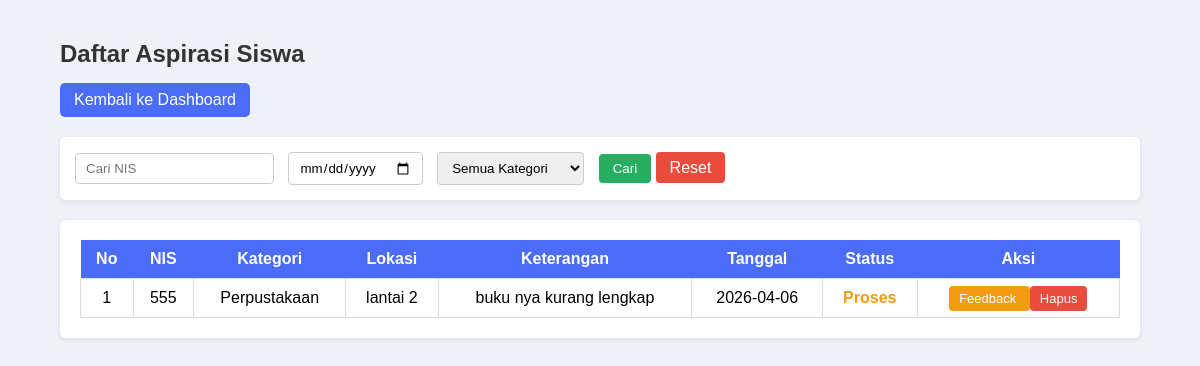
Page /admin/data-aspirasi.php?nis=555 (signed in) on the committed database.
### tables this page shows
CREATE TABLE `aspirasi` (
  `id_aspirasi` int(11) NOT NULL,
  `status` enum('menunggu','proses','selesai') NOT NULL,
  `id_pelaporan` int(5) NOT NULL,
  `id_kategori` int(5) NOT NULL,
  `feedback` varchar(50) NOT NULL
);

CREATE TABLE `input_aspirasi` (
  `id_pelaporan` int(5) NOT NULL,
  `nis` varchar(20) NOT NULL,
  `id_kategori` int(5) NOT NULL,
  `lokasi` varchar(50) NOT NULL,
  `ket` varchar(50) NOT NULL,
  `tgl_input` date NOT NULL
);

CREATE TABLE `kategori` (
  `id_kategori` int(5) NOT NULL,
  `ket_kategori` varchar(30) NOT NULL
);

### admin/data-aspirasi.php (the view, shortened to what this page needs)
<?php
include "../db.php";
$nis      = isset($_GET['nis']) ? $_GET['nis'] : '';
$sql = "
SELECT
    input_aspirasi.*,
    aspirasi.status,
    kategori.ket_kategori
FROM input_aspirasi
LEFT JOIN aspirasi
    ON input_aspirasi.id_pelaporan = aspirasi.id_pelaporan
LEFT JOIN kategori
    ON input_aspirasi.id_kategori = kategori.id_kategori
WHERE 1=1
";
if($nis != ''){
    $sql .= " AND input_aspirasi.nis LIKE '%$nis%'";
}
$sql .= " ORDER BY input_aspirasi.id_pelaporan DESC";
$query = mysqli_query($koneksi, $sql);
?>
<!DOCTYPE html>
<html>
<head>
<link rel="stylesheet" href="../css/data-aspirasi.css">
</head>
<body>
<div class="wrapper">
<h2>Daftar Aspirasi Siswa</h2>
<a href="dashboard.php" class="btn-kembali">
Kembali ke Dashboard
</a>
<div class="filter-box">
<form method="GET">
<input
type="text"
name="nis"
placeholder="Cari NIS"
>
<input
type="date"
name="tanggal"
>
<select name="kategori">
<option value="">
Semua Kategori
</option>
</select>
<button type="submit" class="btn-cari">
Cari
</button>
<a href="data-aspirasi.php" class="btn-reset">
Reset
</a>
</form>
</div>
<div class="table-box">
<table>
<tr>
<th>No</th>
<th>NIS</th>
<th>Kategori</th>
<th>Lokasi</th>
<th>Keterangan</th>
<th>Tanggal</th>
<th>Status</th>
<th>Aksi</th>
</tr>
<?php
if(mysqli_num_rows($query) == 0){
?>
<tr>
<td colspan="8" class="kosong">
Belum ada data aspirasi
</td>
</tr>
<?php
}else{
$no = 1;
while($data = mysqli_fetch_assoc($query)){
?>
<tr>
<td><?php echo $no++; ?></td>
<td><?php echo $data['nis']; ?></td>
<td><?php echo $data['ket_kategori']; ?></td>
<td><?php echo $data['lokasi']; ?></td>
<td><?php echo $data['ket']; ?></td>
<td><?php echo $data['tgl_input']; ?></td>
<td class="status">
<?php echo $data['status'] ? ucfirst($data['status']) : 'Menunggu'; ?>
</td>
<td>
<a
href="feedback.php?id=<?php echo $data['id_pelaporan']; ?>"
class="btn-feedback"
>
Feedback
</a>
<a
href="hapus.php?id=<?php echo $data['id_pelaporan']; ?>"
class="btn-hapus"
onclick="return confirm('Yakin ingin hapus data?')"
>
Hapus
</a>
</td>
</tr>
<?php
}
?>
<?php
}
?>
</table>
</div>
</div>
</body>
</html>

### css/data-aspirasi.css (style rules this page uses)
* { margin:0; padding:0; box-sizing:border-box; font-family:Arial, Helvetica, sans-serif; }
body { background:#eef2f7; }
.wrapper { width:90%; max-width:1100px; margin:40px auto; }
h2 { margin-bottom:15px; color:#333; }
.btn-kembali { display:inline-block; padding:8px 14px; background:#4a6cf7; color:white; text-decoration:none; border-radius:5px; margin-bottom:20px; }
.filter-box { background:white; padding:15px; border-radius:6px; margin-bottom:20px; box-shadow:0 2px 6px rgba(0,0,0,0.08); }
.filter-box input, .filter-box select { padding:7px 10px; border:1px solid #ccc; border-radius:4px; margin-right:10px; }
.btn-cari { padding:7px 14px; border:none; background:#27ae60; color:white; border-radius:4px; cursor:pointer; }
.btn-reset { padding:7px 14px; background:#e74c3c; color:white; text-decoration:none; border-radius:4px; }
.table-box { background:white; padding:20px; border-radius:6px; box-shadow:0 2px 6px rgba(0,0,0,0.08); }
table { width:100%; border-collapse:collapse; }
table th { background:#4a6cf7; color:white; padding:10px; }
table td { border:1px solid #ddd; padding:10px; text-align:center; }
.status { font-weight:bold; color:#f39c12; }
.btn-feedback { background:#f39c12; color:white; padding:5px 10px; text-decoration:none; border-radius:4px; font-size:13px; }
.btn-hapus { background:#e74c3c; color:white; padding:5px 10px; text-decoration:none; border-radius:4px; font-size:13px; }

### rows in the picture
aspirasi: id_pelaporan.nis "555", kategori.ket_kategori "Perpustakaan", id_pelaporan.lokasi "lantai 2", id_pelaporan.ket "buku nya kurang lengkap", id_pelaporan.tgl_input "2026-04-06", status "Proses"
